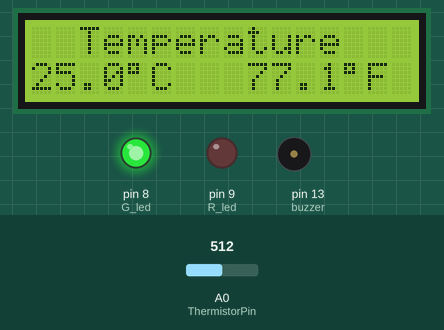
This sketch was run on a simulated Arduino Uno, built with avr-gcc and run on an emulated ATmega328P. Parts: 16×2 character LCD, output pins drawn as LEDs (lit = HIGH), buzzer (waves = sounding, pin HIGH). The inputs (shaded band) are chosen by the test bench; at power-on: A0 (ThermistorPin) = 512.

Above: at 3.2 s.
3.3 s: A0 (ThermistorPin) set to 629
At 4.9 s:
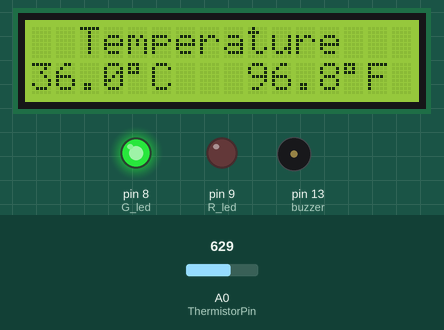
5.3 s: A0 (ThermistorPin) set to 664
At 5.64 s:
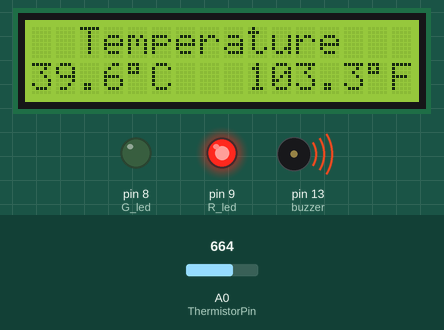
8.3 s: A0 (ThermistorPin) set to 716
At 9.6 s:
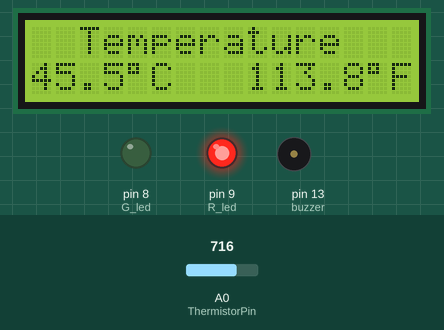
Timing chart, 0 to 16.7 s (numbered marks = the images above; inputs shaded):
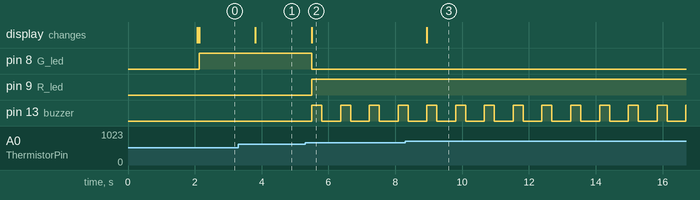

Measured:
- the behaviour switches between 646 and 647 on A0 (ThermistorPin) (found by bisection; images 1 and 2)
- after the input at 3.3 s, the display: changes after 0.52 s (image 1)
- after the input at 5.3 s, pin 8 (G_led): HIGH → LOW after 0.20 s; pin 9 (R_led): LOW → HIGH after 0.20 s; pin 13 (buzzer): alternates HIGH for 0.30 s and LOW for 0.56 s, starting after 0.20 s; the display: changes after 0.20 s (image 2)
- after the input at 8.3 s, the display: changes after 0.64 s (image 3)

The sketch:

Temperature_Meter_NTC_Thermistor.ino
```cpp
#include <LiquidCrystal.h> //Libraries
LiquidCrystal lcd(2, 3, 4, 5, 6, 7); //Arduino pins to lcd

#define ThermistorPin A0 // for Arduino microcontroller
long ADC_Value;
float R1 = 10000; // value of R1 on board
float logR2, R2, T;

//steinhart-hart coeficients for thermistor
float c1 = 0.001129148, c2 = 0.000234125, c3 = 0.0000000876741;
float temp_c, temp_f;

#define G_led 8
#define R_led 9
#define buzzer 13

void setup(){
pinMode(ThermistorPin, INPUT);

pinMode(R_led,OUTPUT); // declare Red LED as output
pinMode(G_led,OUTPUT); // declare Green LED as output
pinMode(buzzer,OUTPUT); // declare Buzzer as output

lcd.begin(16, 2); // Configura lcd numero columnas y filas
lcd.clear();
lcd.setCursor (0,0);
lcd.print("   Welcome To   ");
lcd.setCursor (0,1);
lcd.print("Temperature NTC");
delay(2000);
lcd.clear();
}

void loop(){
ADC_Value=0;
for(int i=0; i< 50; i++) {
ADC_Value = ADC_Value+analogRead(ThermistorPin);
delay(1);
}

ADC_Value=ADC_Value/50;
R2 = R1 * (1023.0 / (float)ADC_Value - 1.0); //calculate resistance on thermistor
logR2 = log(R2);
temp_c = (1.0 / (c1 + c2*logR2 + c3*logR2*logR2*logR2)); // temperature in Kelvin
temp_c = temp_c - 273.15; //convert Kelvin to Celcius
temp_f = (temp_c * 9.0)/ 5.0 + 32.0; //convert Celcius to Fahrenheit

lcd.setCursor(0,0);
lcd.print("  Temperature   ");

lcd.setCursor(0,1);
lcd.print(temp_c, 1);
lcd.write(0xdf); // to display °
lcd.print("C  ");

lcd.setCursor(9,1);
lcd.print(temp_f,1);
lcd.write(0xdf);
lcd.print("F  ");

if(temp_f>100){
digitalWrite(buzzer, HIGH);
digitalWrite(G_led, LOW); // Turn LED off.
digitalWrite(R_led, HIGH);  // Turn LED on.
delay(300);
}else{
digitalWrite(G_led, HIGH); // Turn LED on.
digitalWrite(R_led, LOW);  // Turn LED off.
}

digitalWrite(buzzer, LOW);
delay(500);
}

/* The easy circuit:
 *                  Analog pin 0
 *                        |
 *    5V |-----/\/\/\-----+-----/\/\/\-----| GND
 *               ^                ^
 *        10K thermistor     10K resistor
 */
```
